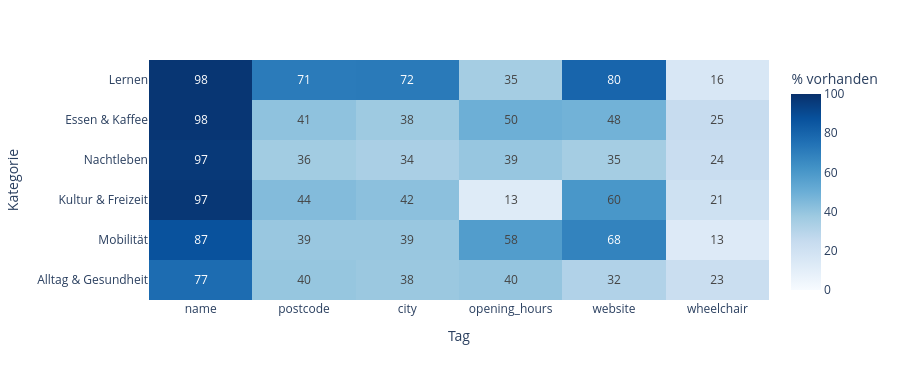

The cell this chart's notebook holds for it:
### Markdown cell above
## Datenqualität: Wie vollständig sind die Tags?

### Code cell
fields = ["name", "postcode", "city", "opening_hours", "website", "wheelchair"]
completeness = (df.groupby("category", observed=True)[fields]
                  .agg(lambda s: s.notna().mean() * 100).round(1))
fig = px.imshow(completeness, text_auto=".0f", color_continuous_scale="Blues", zmin=0, zmax=100,
                labels=dict(x="Tag", y="Kategorie", color="% vorhanden"), aspect="auto")
fig.update_layout(height=380)
fig.show()

### Figure 1 — Plotly figure (JSON) as saved in the notebook; plotly's stock layout.template omitted (floating-point values rounded to 4 significant figures)
{"data": [{"coloraxis": "coloraxis", "hovertemplate": "Tag: %{x}<br>Kategorie: %{y}<br>% vorhanden: %{z}<extra></extra>", "name": "0", "texttemplate": "%{z:.0f}", "type": "heatmap", "x": ["name", "postcode", "city", "opening_hours", "website", "wheelchair"], "xaxis": "x", "y": ["Lernen", "Essen & Kaffee", "Nachtleben", "Kultur & Freizeit", "Mobilität", "Alltag & Gesundheit"], "yaxis": "y", "z": [[97.9, 71.3, 71.7, 35.3, 79.7, 15.8], [97.6, 41.1, 37.6, 49.6, 48.4, 24.5], [96.6, 36.2, 33.6, 39.1, 35.4, 23.6], [97.4, 44.0, 42.0, 12.6, 60.3, 20.7], [87.0, 38.8, 38.8, 57.6, 68.1, 13.0], [77.0, 39.5, 38.3, 39.8, 31.6, 22.9]]}], "layout": {"coloraxis": {"autocolorscale": false, "cmax": 100, "cmin": 0, "colorbar": {"title": {"text": "% vorhanden"}}, "colorscale": [[0, "rgb(247,251,255)"], [0.125, "rgb(222,235,247)"], [0.25, "rgb(198,219,239)"], [0.375, "rgb(158,202,225)"], [0.5, "rgb(107,174,214)"], [0.625, "rgb(66,146,198)"], [0.75, "rgb(33,113,181)"], [0.875, "rgb(8,81,156)"], [1, "rgb(8,48,107)"]]}, "height": 380, "margin": {"t": 60}, "xaxis": {"anchor": "y", "domain": [0, 1], "title": {"text": "Tag"}}, "yaxis": {"anchor": "x", "autorange": "reversed", "domain": [0, 1], "title": {"text": "Kategorie"}}}}
